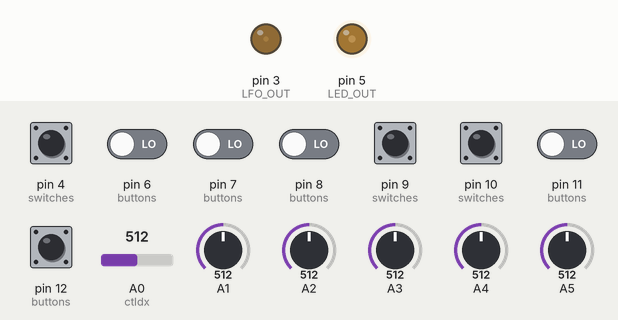
Recording of a sketch running on a simulated Arduino Uno, built with avr-gcc and run on an emulated ATmega328P. On the bench: output pins drawn as LEDs (lit = HIGH). The inputs (shaded band) are chosen by the test bench; at power-on: pin 4 (switches), pin 9 (switches), pin 10 (switches) HIGH, pin 6 (buttons), pin 7 (buttons), pin 8 (buttons), pin 11 (buttons), pin 12 (buttons) LOW, A4 = 512, A0 (ctIdx) = 512, A3 = 512, A1 = 512, A2 = 512, A5 = 512. What the sketch prints to the serial monitor is not drawn.

Above: at 3.2 s.
3.3 s: A4 set to 716
At 3.99 s:
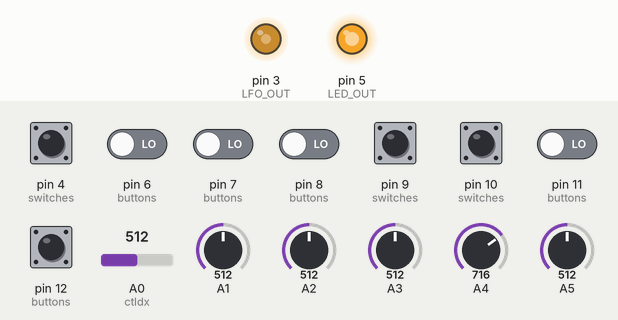
6.3 s: A4 set to 992
At 6.75 s:
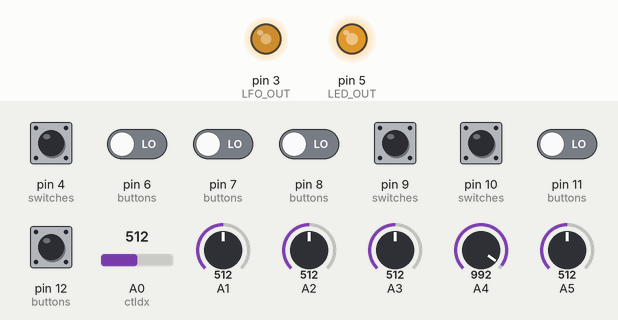
9.3 s: A4 set to 306
At 11.04 s:
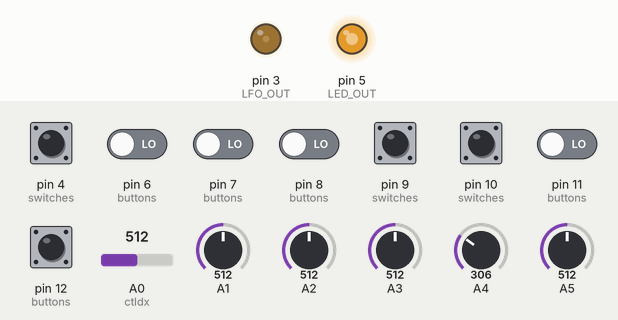
12.3 s: A0 (ctIdx) set to 700
At 14.4 s:
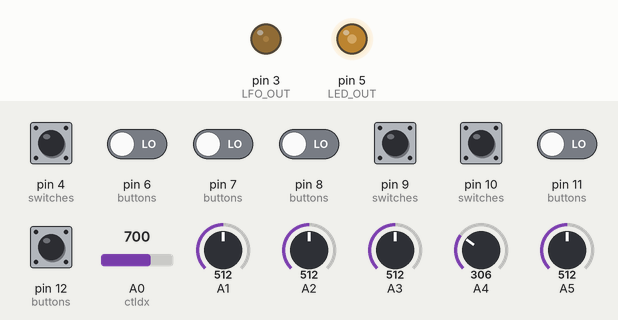
15.3 s: pin 12 (buttons) pulled HIGH for 0.15 s
18.3 s: A3 set to 117
Timing chart, 0 to 22.3 s (numbered marks = the images above; inputs shaded):
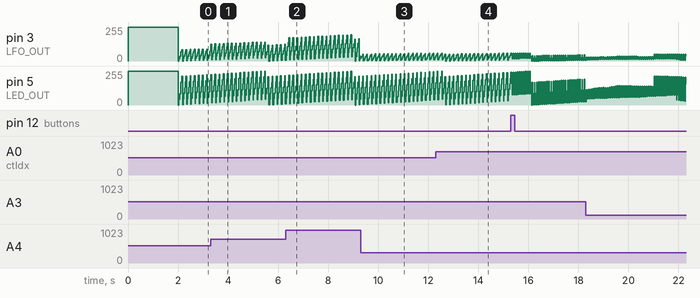

The sketch:

tpMIDIpad.ino
```cpp
// Arduino Uno MIDI touch pad / control surface

#include <avr/pgmspace.h>
#include "waves.h"

#define CC                  0xB0
#define MIDI_CHANNEL        1

#define LED_OUT             5
#define LFO_OUT             3
#define LFO_SPD_DIVISIONS   3
#define LFO_CC              116
double lfoMix = 0.0;
uint8_t lfoPhase = 0;
uint16_t lfoSpeed = 5;
double lfoSpdDivisions[LFO_SPD_DIVISIONS] = {20.0, 12.0, 3.0};
uint8_t lfoSpdIdx = 1;
double lfoDepth = 1.0;
uint8_t lfoDownsampleFactor = 10;   // ramp this up for noise waveforms
uint16_t lastLFOvalue = 1000;

// define switch and button (momentary) inputs
#define NUM_SWITCHES        3
enum {
  TOGGLE_LOWER = 4,
  TOGGLE_TOP_LEFT = 9,
  TOGGLE_TOP_RIGHT = 10
};
int switches[NUM_SWITCHES] = {
  TOGGLE_LOWER,
  TOGGLE_TOP_LEFT,
  TOGGLE_TOP_RIGHT
};
uint16_t switchVal[NUM_SWITCHES];
uint16_t switchOld[NUM_SWITCHES];

#define NUM_BUTTONS         5
#define CHANGE_VALID_CT     5
enum {
  PUSH_ROUND = 6,
  BUTTON_RIGHT_TOP = 7,
  BUTTON_RIGHT_BOTTOM = 8,
  BUTTON_LEFT_BOTTOM = 11,
  BUTTON_LEFT_TOP = 12
};
int buttons[NUM_BUTTONS] = {
  PUSH_ROUND,
  BUTTON_RIGHT_TOP,
  BUTTON_RIGHT_BOTTOM,
  BUTTON_LEFT_BOTTOM,
  BUTTON_LEFT_TOP
};
uint16_t highCt[NUM_BUTTONS];
uint16_t lowCt[NUM_BUTTONS];
bool sendHigh[NUM_BUTTONS];
bool sendLow[NUM_BUTTONS];

// define analog inputs
#define NUM_ANALOG_INPUTS   6
enum {
  PAD_X,
  PAD_Y,
  EXP_PEDAL,
  POT_TOP_RIGHT,
  POT_BROWN_BOTTOM,
  POT_BROWN_TOP
};

// reference
// MIDI message structure:  http://midi.org/techspecs/midimessages.php#3
// controller assignments: http://nickfever.com/music/midi-cc-list

int controllers[NUM_ANALOG_INPUTS + NUM_SWITCHES + NUM_BUTTONS] = {
  102,      // A0     pad X               CC 102
  103,      // A1     pad Y               CC 103
  104,      // A2     exp pedal           CC 104
  105,      // A3     top knob            CC 105
  106,      // A4     left knob top       CC 106
  107,      // A5     left knob bot       CC 107
  108,      // D4     lower toggle        CC 108
  109,      // D6     round push          CC 109
  110,      // D7     right gray but top  CC 110
  111,      // D8     right gray but bot  CC 111
  112,      // D9     toggle top left     CC 112
  113,      // D10    toggle top right    CC 113
  114,      // D11    left gray but bot   CC 114
  115       // D12    left gray but top   CC 115
};
uint16_t analogVal[NUM_ANALOG_INPUTS];
uint16_t analogOld[NUM_ANALOG_INPUTS];

/* The format of the message to send via serial. We create a new data type, that can store 4 values at once.  This will be easier to send as MIDI. */
typedef struct {
  uint8_t commChannel;  // first  4 bits : channel message (NOTE_ON, NOTE_OFF or CC (controlchange)
  // second 4 bits : midi channel (0-15)
  uint8_t data1;        // second byte   : first value (0-127), controller number or note number
  uint8_t data2;        // third  byte   : second value (0-127), controller value or velocity
} t_midiMsg;

uint8_t ctIdx = 0;
t_midiMsg msg;

uint16_t minPadInt = 30;
uint16_t maxPadInt_x = 585;
uint16_t maxPadInt_y = 690;

void setup()
{

  pinMode(LED_OUT, OUTPUT);
  digitalWrite(LED_OUT, 1);
  pinMode(LFO_OUT, OUTPUT);
  digitalWrite(LFO_OUT, 1);

  for (int i = 0; i < NUM_ANALOG_INPUTS; i++) {
    analogVal[i] = 0;
    analogOld[i] = -1;
  }
  for (int j = 0; j < NUM_SWITCHES; ++j) {
    pinMode(switches[j], INPUT);
    switchVal[j] = 0;
    switchOld[j] = -1;
  }
  for (int k = 0; k < NUM_BUTTONS; ++k) {
    pinMode(buttons[k], INPUT);
    highCt[k] = 0;
    lowCt[k] = 0;
    sendHigh[k] = false;
    sendLow[k] = false;
  }

  Serial.begin(31250);
  delay(2000);

}

void loop()
{

  static uint8_t lfoDownsampleCt = 0;

  /************** WRITE MIDI CONTROLLER DATA *********************/

  // read and write states of switches
  uint8_t enablePadX = 1, enablePadY = 1, enableLFO = 1;
  for (int m = 0; m < NUM_SWITCHES; ++m) {
    int tempVal = digitalRead(switches[m]);
    tempVal == HIGH ? tempVal = 127 : tempVal = 0;
    switchVal[m] = tempVal;
    if ( switchVal[m] != switchOld[m] ) {
      msg.data1 = controllers[m + NUM_ANALOG_INPUTS];
      msg.data2 = switchVal[m];
      Serial.write(msg.commChannel);
      Serial.write(msg.data1);
      Serial.write(msg.data2);
      switchOld[m] = switchVal[m];
    }
    if (switches[m] == TOGGLE_TOP_LEFT) {
      switchVal[m] == 127 ? enablePadY = 1 : enablePadY = 0;
    }
    if (switches[m] == TOGGLE_TOP_RIGHT) {
      switchVal[m] == 127 ? enableLFO = 1 : enableLFO = 0;
    }
    if (switches[m] == TOGGLE_LOWER) {
      switchVal[m] == 127 ? enablePadX = 1 : enablePadX = 0;
    }
  }

  // read and output analog MIDI controllers
  uint16_t currVal = 0;
  currVal = analogRead(ctIdx);

  msg.commChannel = CC;
  msg.commChannel += MIDI_CHANNEL - 1;

  switch (ctIdx)
  {
    case PAD_X:
      {
        delay(7);
        currVal = analogRead(ctIdx);
        if ( currVal >= minPadInt && currVal <= maxPadInt_x - 20 ) {
          analogVal[ctIdx] = map(currVal, minPadInt, maxPadInt_x - 20, 0, 127);
          analogVal[ctIdx] = constrain(analogVal[ctIdx], 0, 127);
        }
        break;
      }
    case PAD_Y:
      {
        delay(7);
        currVal = analogRead(ctIdx);
        if ((currVal >= minPadInt) && (currVal <= maxPadInt_y)) {
          analogVal[ctIdx] = map(currVal, maxPadInt_y, minPadInt, 0, 127);
          analogVal[ctIdx] = constrain(analogVal[ctIdx], 0, 127);
        }
        break;
      }
    case POT_BROWN_BOTTOM:
      {
        analogVal[ctIdx] = currVal >> 3;
        lfoDepth = double(currVal / 1023.0);
        break;
      }
    case POT_BROWN_TOP:
      {
        analogVal[ctIdx] = currVal >> 3;
        lfoSpeed = int(currVal / lfoSpdDivisions[lfoSpdIdx]) + 1;
        break;
      }
    case POT_TOP_RIGHT:
      {
        analogVal[ctIdx] = currVal >> 3;
        lfoMix = double(4.0 * currVal / 1023.0);
        break;
      }
    default:
      {
        analogVal[ctIdx] = currVal >> 3;
        break;
      }
  }

  if (analogVal[ctIdx] != analogOld[ctIdx]) {
    if( (ctIdx == PAD_X && enablePadX) || (ctIdx == PAD_Y && enablePadY) || (ctIdx != PAD_X && ctIdx != PAD_Y)) {
      msg.data1 = controllers[ctIdx];
      msg.data2 = analogVal[ctIdx];
      Serial.write(msg.commChannel);
      Serial.write(msg.data1);
      Serial.write(msg.data2);
    }
    analogOld[ctIdx] = analogVal[ctIdx];
  }

  ++ctIdx;
  if ( ctIdx >= NUM_ANALOG_INPUTS ) {
    ctIdx = 0;
  }

  // read and write states of buttons
  for (int p = 0; p < NUM_BUTTONS; ++p) {
    if ( digitalRead(buttons[p]) ) {
      ++highCt[p];
    } else {
      if ( highCt > 0 ) {
        ++lowCt[p];
      }
    }
    if (highCt[p] == CHANGE_VALID_CT) {
      sendHigh[p] = true;
      if (buttons[p] == BUTTON_LEFT_TOP) {
        // raise LFO speed
        ++lfoSpdIdx;
        if (lfoSpdIdx >= LFO_SPD_DIVISIONS) {
          lfoSpdIdx = LFO_SPD_DIVISIONS - 1;
        }
      }
      else if (buttons[p] == BUTTON_LEFT_BOTTOM) {
        // lower LFO speed
        --lfoSpdIdx;
        if (lfoSpdIdx <= 0) {
          lfoSpdIdx = 0;
        }
      }
    }
    if (lowCt[p] == CHANGE_VALID_CT) {
      sendLow[p] = true;
    }

    if (sendHigh[p]) {
      msg.data1 = controllers[p + NUM_ANALOG_INPUTS + NUM_SWITCHES];
      msg.data2 = 127;
      Serial.write(msg.commChannel);
      Serial.write(msg.data1);
      Serial.write(msg.data2);
      sendHigh[p] = false;
      lowCt[p] = 0;
    }
    if (sendLow[p]) {
      msg.data1 = controllers[p + NUM_ANALOG_INPUTS + NUM_SWITCHES];
      msg.data2 = 0;
      Serial.write(msg.commChannel);
      Serial.write(msg.data1);
      Serial.write(msg.data2);
      sendLow[p] = false;
      highCt[p] = 0;
    }
  }

  // blend LFO waveforms
  double tmpMix = 0.0;
  double alpha = 1.0;
  if (lfoMix >= 0.0 && lfoMix <= 1.0) {
    alpha = lfoMix;
    tmpMix = (1.0 - alpha) * pgm_read_byte_near(tri + lfoPhase) + alpha * pgm_read_byte_near(noise + lfoPhase);
  }
  if (lfoMix > 1.0 && lfoMix <= 2.0) {
    alpha = lfoMix - 1.0;
    tmpMix = (1.0 - alpha) * pgm_read_byte_near(noise + lfoPhase) + alpha * pgm_read_byte_near(sawUp + lfoPhase);
  }
  if (lfoMix > 2.0 && lfoMix <= 3.0) {
    alpha = lfoMix - 2.0;
    tmpMix = (1.0 - alpha) * pgm_read_byte_near(sawUp + lfoPhase) + alpha * pgm_read_byte_near(squ50 + lfoPhase);
  }
  if (lfoMix > 3.0 && lfoMix <= 4.0) {
    alpha = lfoMix - 3.0;
    tmpMix = (1.0 - alpha) * pgm_read_byte_near(squ50 + lfoPhase) + alpha * pgm_read_byte_near(sawDown + lfoPhase);
  }

  // send LFO output to LED, CV, and MIDI
  volatile uint8_t ledValue = uint8_t(tmpMix);
  volatile uint8_t lfoValue = uint8_t(tmpMix * lfoDepth / 1.25);
  uint16_t midiLFOValue = uint16_t(lfoValue * 1.25 / 2.0);
  if (midiLFOValue < 0) {
    midiLFOValue = 0;
  }
  if (midiLFOValue > 127) {
    midiLFOValue = 127;
  }
  analogWrite(LED_OUT, ledValue);
  analogWrite(LFO_OUT, lfoValue);
  if (enableLFO && (midiLFOValue != lastLFOvalue)) {
    msg.data1 = LFO_CC;
    msg.data2 = midiLFOValue;
    Serial.write(msg.commChannel);
    Serial.write(msg.data1);
    Serial.write(msg.data2);
    lastLFOvalue = midiLFOValue;
  }

  if (lfoDownsampleCt == lfoDownsampleFactor) {
    lfoPhase += lfoSpeed;
    if (lfoPhase > PHASE_SZ) {
      lfoPhase -= PHASE_SZ;
    }
    lfoDownsampleCt = 0;
  }
  ++lfoDownsampleCt;
}
```

waves.h
```cpp
#include <avr/pgmspace.h>

#define PHASE_SZ	256

/**** SMOOTH WAVES ****/

// triangle
const PROGMEM uint8_t tri[PHASE_SZ] = {
0 ,
0 , 1 , 1 , 2 , 2 , 3 , 4 , 4 , 5 , 6 , 6 , 7 , 8 , 9 , 9 , 10 ,
11 , 12 , 12 , 13 , 14 , 15 , 16 , 17 , 18 , 18 , 19 , 20 , 21 , 22 , 23 , 24 ,
25 , 26 , 27 , 28 , 30 , 31 , 32 , 33 , 34 , 35 , 37 , 38 , 39 , 40 , 42 , 43 ,
44 , 46 , 47 , 49 , 50 , 52 , 53 , 55 , 56 , 58 , 59 , 61 , 63 , 64 , 66 , 68 ,
69 , 71 , 73 , 75 , 77 , 79 , 81 , 83 , 85 , 87 , 89 , 91 , 93 , 95 , 97 , 100 ,
102 , 104 , 106 , 109 , 111 , 114 , 116 , 119 , 121 , 124 , 126 , 129 , 132 , 135 , 137 , 140 ,
143 , 146 , 149 , 152 , 155 , 158 , 162 , 165 , 168 , 171 , 175 , 178 , 182 , 185 , 189 , 192 ,
196 , 200 , 203 , 207 , 211 , 215 , 219 , 223 , 227 , 232 , 236 , 240 , 245 , 249 , 254 , 255 ,
255 , 254 , 254 , 253 , 253 , 252 , 251 , 251 , 250 , 249 , 249 , 248 , 247 , 246 , 246 , 245 ,
244 , 243 , 243 , 242 , 241 , 240 , 239 , 238 , 237 , 237 , 236 , 235 , 234 , 233 , 232 , 231 ,
230 , 229 , 228 , 227 , 225 , 224 , 223 , 222 , 221 , 220 , 218 , 217 , 216 , 215 , 213 , 212 ,
211 , 209 , 208 , 206 , 205 , 203 , 202 , 200 , 199 , 197 , 196 , 194 , 192 , 191 , 189 , 187 ,
186 , 184 , 182 , 180 , 178 , 176 , 174 , 172 , 170 , 168 , 166 , 164 , 162 , 160 , 158 , 155 ,
153 , 151 , 149 , 146 , 144 , 141 , 139 , 136 , 134 , 131 , 129 , 126 , 123 , 120 , 118 , 115 ,
112 , 109 , 106 , 103 , 100 , 97 , 93 , 90 , 87 , 84 , 80 , 77 , 73 , 70 , 66 , 63 ,
59 , 55 , 52 , 48 , 44 , 40 , 36 , 32 , 28 , 23 , 19 , 15 , 10 , 6 , 1
};

const PROGMEM uint8_t noise[PHASE_SZ] = {
209 ,
66 , 66 , 66 , 66 , 66 , 66 , 66 , 66 , 66 , 66 , 66 , 66 , 66 , 66 , 66 , 66 ,
66 , 66 , 66 , 66 , 66 , 66 , 66 , 66 , 81 , 81 , 81 , 81 , 81 , 81 , 81 , 81 ,
81 , 81 , 81 , 81 , 81 , 81 , 81 , 81 , 81 , 81 , 81 , 81 , 81 , 81 , 81 , 81 ,
75 , 75 , 75 , 75 , 75 , 75 , 75 , 75 , 75 , 75 , 75 , 75 , 75 , 75 , 75 , 75 ,
75 , 75 , 75 , 75 , 75 , 75 , 75 , 75 , 243 , 243 , 243 , 243 , 243 , 243 , 243 , 243 ,
243 , 243 , 243 , 243 , 243 , 243 , 243 , 243 , 243 , 243 , 243 , 243 , 243 , 243 , 243 , 243 ,
27 , 27 , 27 , 27 , 27 , 27 , 27 , 27 , 27 , 27 , 27 , 27 , 27 , 27 , 27 , 27 ,
27 , 27 , 27 , 27 , 27 , 27 , 27 , 27 , 13 , 13 , 13 , 13 , 13 , 13 , 13 , 13 ,
13 , 13 , 13 , 13 , 13 , 13 , 13 , 13 , 13 , 13 , 13 , 13 , 13 , 13 , 13 , 13 ,
185 , 185 , 185 , 185 , 185 , 185 , 185 , 185 , 185 , 185 , 185 , 185 , 185 , 185 , 185 , 185 ,
185 , 185 , 185 , 185 , 185 , 185 , 185 , 185 , 99 , 99 , 99 , 99 , 99 , 99 , 99 , 99 ,
99 , 99 , 99 , 99 , 99 , 99 , 99 , 99 , 99 , 99 , 99 , 99 , 99 , 99 , 99 , 99 ,
42 , 42 , 42 , 42 , 42 , 42 , 42 , 42 , 42 , 42 , 42 , 42 , 42 , 42 , 42 , 42 ,
42 , 42 , 42 , 42 , 42 , 42 , 42 , 42 , 88 , 88 , 88 , 88 , 88 , 88 , 88 , 88 ,
88 , 88 , 88 , 88 , 88 , 88 , 88 , 88 , 88 , 88 , 88 , 88 , 88 , 88 , 88 , 88 ,
11 , 11 , 11 , 11 , 11 , 11 , 11 , 11 , 11 , 11 , 11 , 11 , 11 , 11 , 11
};

/***** SPIKY WAVES ****/

// rising sawtooth wave
const PROGMEM uint8_t sawUp[PHASE_SZ] = {

0, 1, 2, 3, 4, 5, 6, 7, 8, 9, 10, 11, 12, 13, 14, 15, 16,
17, 18, 19, 20, 21, 22, 23, 24, 25, 26, 27, 28, 29, 30, 31, 32,
33, 34, 35, 36, 37, 38, 39, 40, 41, 42, 43, 44, 45, 46, 47, 48,
49, 50, 51, 52, 53, 54, 55, 56, 57, 58, 59, 60, 61, 62, 63, 64,
65, 66, 67, 68, 69, 70, 71, 72, 73, 74, 75, 76, 77, 78, 79, 80,
81, 82, 83, 84, 85, 86, 87, 88, 89, 90, 91, 92, 93, 94, 95, 96,
97, 98, 99, 100, 101, 102, 103, 104, 105, 106, 107, 108, 109, 110, 111, 112,
113, 114, 115, 116, 117, 118, 119, 120, 121, 122, 123, 124, 125, 126, 127, 128,
129, 130, 131, 132, 133, 134, 135, 136, 137, 138, 139, 140, 141, 142, 143, 144,
145, 146, 147, 148, 149, 150, 151, 152, 153, 154, 155, 156, 157, 158, 159, 160,
161, 162, 163, 164, 165, 166, 167, 168, 169, 170, 171, 172, 173, 174, 175, 176,
177, 178, 179, 180, 181, 182, 183, 184, 185, 186, 187, 188, 189, 190, 191, 192,
193, 194, 195, 196, 197, 198, 199, 200, 201, 202, 203, 204, 205, 206, 207, 208,
209, 210, 211, 212, 213, 214, 215, 216, 217, 218, 219, 220, 221, 222, 223, 224,
225, 226, 227, 228, 229, 230, 231, 232, 233, 234, 235, 236, 237, 238, 239, 240,
241, 242, 243, 244, 245, 246, 247, 248, 249, 250, 251, 252, 253, 254, 255

};

// falling sawtooth wave
const PROGMEM uint8_t sawDown[PHASE_SZ] = {
255 ,
254 , 253 , 252 , 251 , 250 , 249 , 248 , 247 , 246 , 245 , 244 , 243 , 242 , 241 , 240 , 239 ,
238 , 237 , 236 , 235 , 234 , 233 , 232 , 231 , 230 , 229 , 228 , 227 , 226 , 225 , 224 , 223 ,
222 , 221 , 220 , 219 , 218 , 217 , 216 , 215 , 214 , 213 , 212 , 211 , 210 , 209 , 208 , 207 ,
206 , 205 , 204 , 203 , 202 , 201 , 200 , 199 , 198 , 197 , 196 , 195 , 194 , 193 , 192 , 191 ,
190 , 189 , 188 , 187 , 186 , 185 , 184 , 183 , 182 , 181 , 180 , 179 , 178 , 177 , 176 , 175 ,
174 , 173 , 172 , 171 , 170 , 169 , 168 , 167 , 166 , 165 , 164 , 163 , 162 , 161 , 160 , 159 ,
158 , 157 , 156 , 155 , 154 , 153 , 152 , 151 , 150 , 149 , 148 , 147 , 146 , 145 , 144 , 143 ,
142 , 141 , 140 , 139 , 138 , 137 , 136 , 135 , 134 , 133 , 132 , 131 , 130 , 129 , 128 , 127 ,
126 , 125 , 124 , 123 , 122 , 121 , 120 , 119 , 118 , 117 , 116 , 115 , 114 , 113 , 112 , 111 ,
110 , 109 , 108 , 107 , 106 , 105 , 104 , 103 , 102 , 101 , 100 , 99 , 98 , 97 , 96 , 95 ,
94 , 93 , 92 , 91 , 90 , 89 , 88 , 87 , 86 , 85 , 84 , 83 , 82 , 81 , 80 , 79 ,
78 , 77 , 76 , 75 , 74 , 73 , 72 , 71 , 70 , 69 , 68 , 67 , 66 , 65 , 64 , 63 ,
62 , 61 , 60 , 59 , 58 , 57 , 56 , 55 , 54 , 53 , 52 , 51 , 50 , 49 , 48 , 47 ,
46 , 45 , 44 , 43 , 42 , 41 , 40 , 39 , 38 , 37 , 36 , 35 , 34 , 33 , 32 , 31 ,
30 , 29 , 28 , 27 , 26 , 25 , 24 , 23 , 22 , 21 , 20 , 19 , 18 , 17 , 16 , 15 ,
14 , 13 , 12 , 11 , 10 , 9 , 8 , 7 , 6 , 5 , 4 , 3 , 2 , 1 , 0

};

// 50% square wave
const PROGMEM uint8_t squ50[PHASE_SZ] = {
255,255,255,255,255,255,255,255,255,255,255,255,255,255,255,255,
255,255,255,255,255,255,255,255,255,255,255,255,255,255,255,255,
255,255,255,255,255,255,255,255,255,255,255,255,255,255,255,255,
255,255,255,255,255,255,255,255,255,255,255,255,255,255,255,255,
255,255,255,255,255,255,255,255,255,255,255,255,255,255,255,255,
255,255,255,255,255,255,255,255,255,255,255,255,255,255,255,255,
255,255,255,255,255,255,255,255,255,255,255,255,255,255,255,255,
255,255,255,255,255,255,255,255,255,255,255,255,255,255,255,255,
0,0,0,0,0,0,0,0,0,0,0,0,0,0,0,0,
0,0,0,0,0,0,0,0,0,0,0,0,0,0,0,0,
0,0,0,0,0,0,0,0,0,0,0,0,0,0,0,0,
0,0,0,0,0,0,0,0,0,0,0,0,0,0,0,0,
0,0,0,0,0,0,0,0,0,0,0,0,0,0,0,0,
0,0,0,0,0,0,0,0,0,0,0,0,0,0,0,0,
0,0,0,0,0,0,0,0,0,0,0,0,0,0,0,0,
0,0,0,0,0,0,0,0,0,0,0,0,0,0,0,0
};
```
